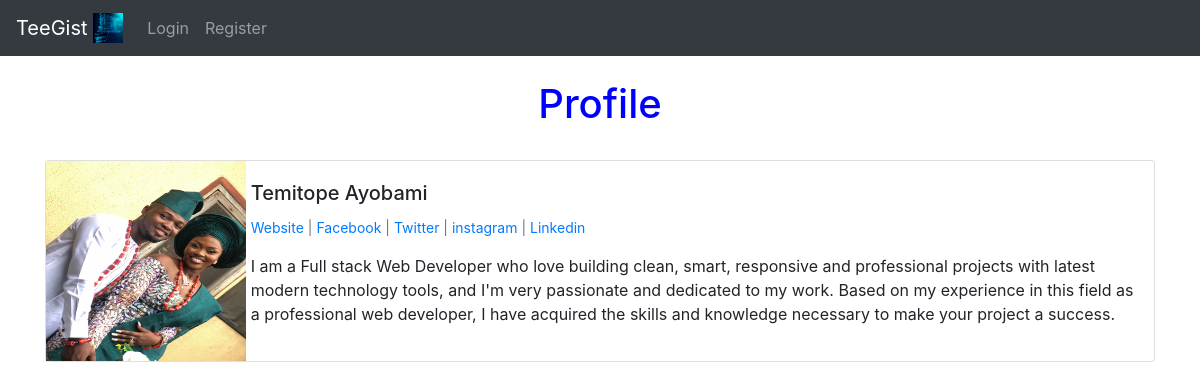
/members/1/profile/, run on the app's committed database.
### app_folder/models.py (models this page shows, shortened)
class Profile(models.Model):
    user = models.OneToOneField(User, null=True, blank=True, on_delete = models.CASCADE)
    bio = models.TextField()
    profile_pic = models.ImageField(null=True, blank=True, upload_to='images/profile/')
    website_url = models.CharField(max_length=250, null=True, blank=True)
    facebook_url = models.CharField(max_length=250, null=True, blank=True)
    instagram_url = models.CharField(max_length=250, null=True, blank=True)
    twitter_url = models.CharField(max_length=250, null=True, blank=True)
    linkedin_url = models.CharField(max_length=250, null=True, blank=True)

### members/views.py (the view)
# urls.py: path('<int:pk>/profile/', ShowProfilePageView.as_view(), name = 'show_profile_page'),
class ShowProfilePageView(DetailView):
    model = Profile
    template_name = 'registration/show_profile.html'
    def get_context_data(self, *args, **kwargs):
        users = Profile.objects.all()
        context = super(ShowProfilePageView, self).get_context_data(*args, **kwargs)
        page_user = get_object_or_404(Profile, id=self.kwargs['pk'])
        context["page_user"] = page_user
        return context

### members/templates/registration/show_profile.html (shortened to what this page needs)
{% extends 'blogs/base.html' %}
{% load static %}
{% block content %}
<br/>
<h1 class = "container " style = "color:blue; text-align:center;"> Profile </h1> <br/>
<div class="card mb-3" >
    <div class="row no-gutters">
      <div class="col-md-2">
        {% if page_user.profile_pic %}
        <img src="{{ page_user.profile_pic.url }}" height=200 width=200>
        {% else %}
        <img src = "{% static 'theblog/img/doom.png' %}">
        {% endif %}
      </div>
      <div class="col-md-10">
        <div class="card-body">
          <h5 class="card-title">
              {{ page_user.user.first_name }}
              {{ page_user.user.last_name}}
         </h5>
         <p class="small text-muted">
              {% if page_user.website_url %}
             <a href = "{{ page_user.website_url }}" target="_blank">Website
             </a> |
             {% endif %}
             {% if page_user.facebook_url %}
              <a href = "{{ page_user.facebook_url }}" target="_blank"> Facebook </a>|
             {% endif %}
              {% if page_user.twitter_url %}
              <a href = "{{ page_user.twitter_url }}" target="_blank">Twitter
              </a> |
              {% endif %}
              {% if page_user.instagram_url %}
               <a href = "{{ page_user.instagram_url }}" target="_blank">instagram </a>|
               {% endif %}
               {% if page_user.linkedin_url %}
              <a href = "{{ page_user.linkedin_url }}" target="_blank">Linkedin </a>
         {% endif %}
         </p>
          <p class="card-text">
              {{ page_user.bio }}
         </p>
        </div>
      </div>
    </div>
  </div>
{% endblock %}

### data on the page
Profile: profile_pic (picture), user.first_name "Temitope", user.last_name "Ayobami", bio "I am a Full stack Web Developer who love building clean, smart, responsive and professional projects with latest modern technology tools, and I'm very passionate and dedicated to my work. Based on my experience in this field as a professional web developer, I have acquired the skills and knowledge necessary to make your project a success."
